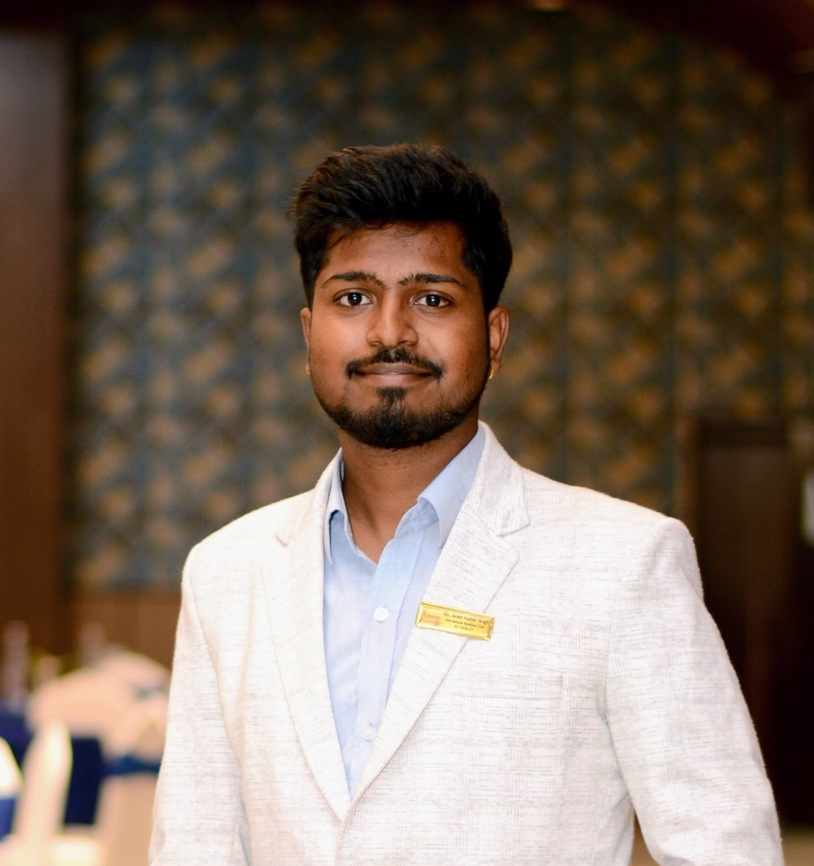
#> input picture test_face.jpg, 814 x 866 px, shrunk from 1476 x 1570 before the run
$ python -i tampering.py   (imports and definitions only)
#> lines starting #> are read from the running program, lines starting #| are printed output that depends on the picture

import io
import numpy as np
from PIL import Image, ImageChops, ImageEnhance


def generate_ela(image_path, quality=90):
    """
    Generate Error Level Analysis image.
    Highlights regions with different compression levels.
    """
#> called with image_path = '../../test_face.jpg', quality = 90
    original = Image.open(image_path).convert("RGB")
#> original is the input picture: PIL image 814x866 RGB; mean R, G, B 123.8, 108.2, 95.5

    # Resave at reduced quality
    buffer = io.BytesIO()
    original.save(buffer, format="JPEG", quality=quality)
    buffer.seek(0)
    resaved = Image.open(buffer).convert("RGB")

    # Find difference and amplify
    ela_image = ImageChops.difference(original, resaved)
    extrema   = ela_image.getextrema()
#> extrema = ((0, 19), (0, 16), (0, 22))
    max_diff  = max([ex[1] for ex in extrema])
#> max_diff = 22
    if max_diff == 0:
        max_diff = 1
    scale     = 255.0 / max_diff
#> scale = 11.59
    ela_image = ImageEnhance.Brightness(ela_image).enhance(scale)
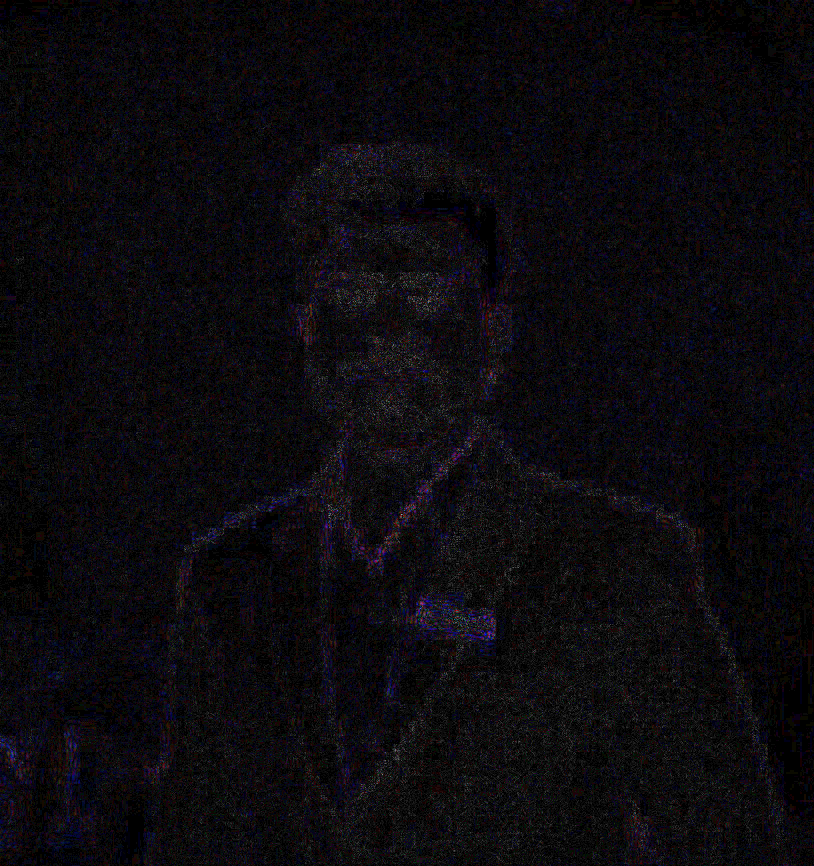
#> ela_image: PIL image 814x866 RGB; mean R, G, B 11.9, 10, 13.8

    return ela_image


def analyze_ela(image_path, threshold=0.4):
    """
    Analyze ELA image and return tampering score.
    Genuine doc  → dark uniform ELA → high genuine_score
    Tampered doc → bright spots ELA → low genuine_score
    """
    ela       = generate_ela(image_path)
    ela_array = np.array(ela).astype(np.float32)

    mean_val     = ela_array.mean() / 255.0
    std_val      = ela_array.std() / 255.0
    bright_pixels = (ela_array > 200).sum()
    bright_ratio  = bright_pixels / ela_array.size
    max_val      = ela_array.max() / 255.0

    suspicion_score = (
        mean_val     * 0.3 +
        std_val      * 0.3 +
        bright_ratio * 0.2 +
        max_val      * 0.2
    )

    genuine_score = round(1.0 - suspicion_score, 4)

    return {
        "is_genuine":      genuine_score >= threshold,
        "genuine_score":   genuine_score,
        "suspicion_score": round(suspicion_score, 4),
        "ela_mean":        round(mean_val, 4),
        "ela_std":         round(std_val, 4),
        "bright_ratio":    round(bright_ratio, 4),
    }

>>> result = generate_ela('../../test_face.jpg')
